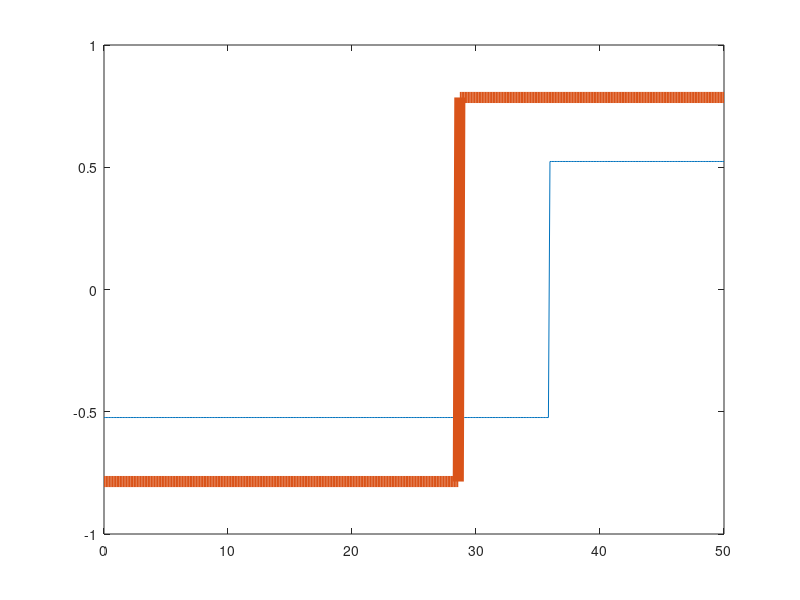

Source code (MATLAB):
tic();
T_pitch = 2*pi*1/.4;
T_yaw = 2*pi*1/.5;
x = linspace(0,50,400);
y_pitch = zeros(1,400);
y_yaw = zeros(1,400);
for i = 1:400
    phase_pitch = mod(toc(),T_pitch);
    phase_yaw = mod(toc(),T_yaw);
    if phase_pitch <= T_pitch/2
        y_pitch(i) = -pi/6;
    elseif phase_pitch > T_pitch/2
        y_pitch(i) = pi/6;
    end
    
    if phase_yaw <= T_yaw/2
        y_yaw(i) = -pi/4;
    elseif phase_yaw > T_yaw/2
        y_yaw(i) = pi/4;
    end
    plot(x,y_pitch,x,y_yaw,'LineWidth',8);
    ylim([-1 1])
    drawnow();
    pause(.1);
end